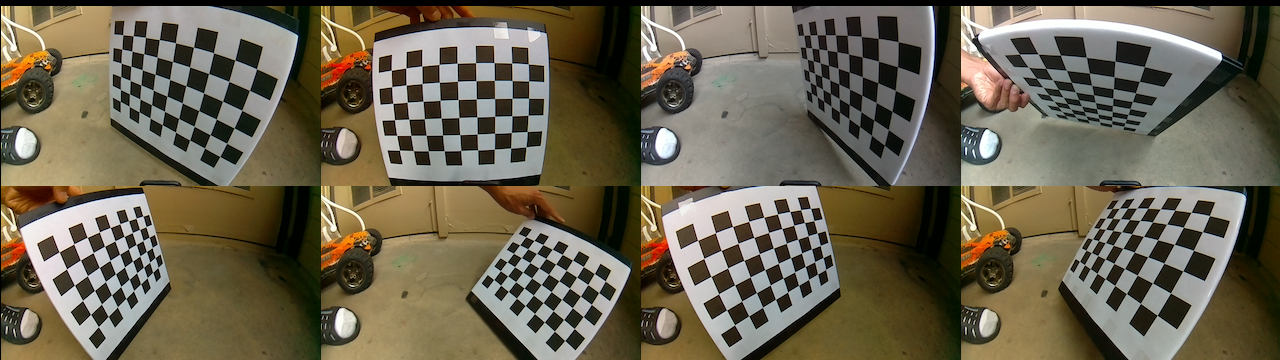
#> input picture CV/camera_calibration/1280x360_4x2_image.png, 1280 x 360 px; its folder holds only this picture in this run
$ python split.py
#> lines starting #> are read from the running program, lines starting #| are printed output that depends on the picture; pictures that were not available may be replaced by others from this repository, and a replacement may not be noted
#!/usr/bin/env python3

import os
import cv2 as cv
import cv2
import numpy as np

# https://github.com/guoya1003/data_process/blob/master/clip_merge_picture.py

"""
输入：图片路径(path+filename)，裁剪获得小图片的列数、行数（也即宽、高）
输出：无
"""
def crop_one_picture(path, filename, cols, rows):
#> called with path = './', filename = 'pattern.jpg', cols = 320, rows = 180
    img=cv2.imread(path+filename,-1)##读取彩色图像，图像的透明度(alpha通道)被忽略，默认参数;灰度图像;读取原始图像，包括alpha通道;可以用1，0，-1来表示
    sum_rows=img.shape[0]   #高度
#> sum_rows = 360
    sum_cols=img.shape[1]   #宽度
#> sum_cols = 1280
    save_path=path+"/crop{0}_{1}/".format(cols,rows)  #保存的路径
    if not os.path.exists(save_path):
        os.makedirs(save_path)
    print("裁剪所得{0}列图片，{1}行图片.".format(int(sum_cols/cols),int(sum_rows/rows)))
#| 裁剪所得4列图片，2行图片.

    for i in range(int(sum_cols/cols)):
        for j in range(int(sum_rows/rows)):
            cv2.imwrite(save_path+os.path.splitext(filename)[0]+'_'+str(j)+'_'+str(i)+os.path.splitext(filename)[1],img[j*rows:(j+1)*rows,i*cols:(i+1)*cols,:])
            print(path+"/crop/"+os.path.splitext(filename)[0]+'_'+str(j)+'_'+str(i)+os.path.splitext(filename)[1])
#> this loop made 4 passes
#> pass 1, in crop_one_picture, `cv2.imwrite(save_path+os.path.splitext(filename)[0]+'_'+str(j)+'_'+str..`:
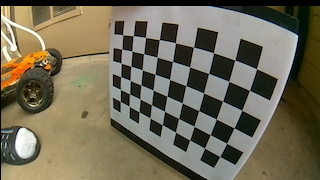
#> saved as pattern_0_0.jpg: shape (180, 320, 4); mean B, G, R, A 86, 106.6, 112.6, 245.7
#> pass 1, in crop_one_picture, `cv2.imwrite(save_path+os.path.splitext(filename)[0]+'_'+str(j)+'_'+str..`:
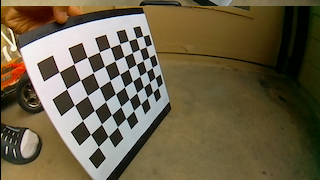
#> saved as pattern_1_0.jpg: shape (180, 320, 4); mean B, G, R, A 70.1, 95.5, 106.3, 254.2
#> pass 2, in crop_one_picture, `cv2.imwrite(save_path+os.path.splitext(filename)[0]+'_'+str(j)+'_'+str..`:
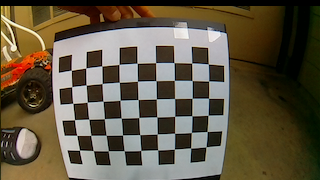
#> saved as pattern_0_1.jpg: shape (180, 320, 4); mean B, G, R, A 68.4, 87.5, 97.2, 246.5
#> pass 2, in crop_one_picture, `cv2.imwrite(save_path+os.path.splitext(filename)[0]+'_'+str(j)+'_'+str..`:
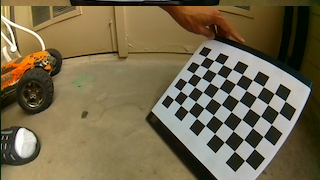
#> saved as pattern_1_1.jpg: shape (180, 320, 4); mean B, G, R, A 75.8, 104.3, 116.4, 255
    print("裁剪完成，得到{0}张图片.".format(int(sum_cols/cols)*int(sum_rows/rows)))
#| 裁剪完成，得到8张图片.
    print("文件保存在{0}".format(save_path))

"""遍历文件夹下某格式图片"""
def file_name(root_path,picturetype):
    filename=[]
    for root,dirs,files in os.walk(root_path):
        for file in files:
            if os.path.splitext(file)[1]==picturetype:
                filename.append(os.path.join(root,file))
    return filename

"""
输入：图片路径(path+filename)，裁剪所的图片的列的数量、行的数量
输出：无
"""
def merge_picture(merge_path,num_of_cols,num_of_rows):
    filename=file_name(merge_path,".tif")
    shape=cv2.imread(filename[0],-1).shape    #三通道的影像需把-1改成1
    cols=shape[1]
    rows=shape[0]
    channels=shape[2]
    dst=np.zeros((rows*num_of_rows,cols*num_of_cols,channels),np.uint8)
    for i in range(len(filename)):
        img=cv2.imread(filename[i],-1)
        cols_th=int(filename[i].split("_")[-1].split('.')[0])
        rows_th=int(filename[i].split("_")[-2])
        roi=img[0:rows,0:cols,:]
        dst[rows_th*rows:(rows_th+1)*rows,cols_th*cols:(cols_th+1)*cols,:]=roi
    cv2.imwrite(merge_path+"merge.tif",dst)

def tranlate_image_format(in_file, out_file):
    cv2.imwrite(out_file, cv2.imread(in_file))

path='./'
filename="pattern.jpg"
tranlate_image_format('1280x360_4x2_image.png', filename)
cols=320
rows=180
crop_one_picture(path, filename, cols, rows)
